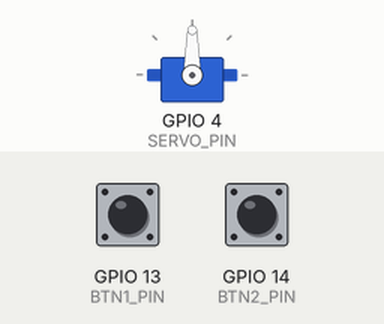
This sketch was run on a simulated ESP32. Shown: servo. The inputs (shaded band) are chosen by the test bench; at power-on: GPIO 13 (BTN1_PIN) HIGH, GPIO 14 (BTN2_PIN) HIGH.

Above: at 1.2 s.
1.3 s: GPIO 13 (BTN1_PIN) pulled LOW for 1 s
At 2.6 s:
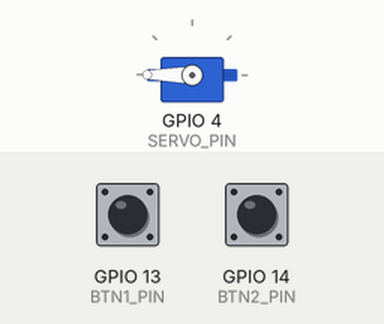
3.8 s: GPIO 14 (BTN2_PIN) pulled LOW for 1 s
At 3.96 s:
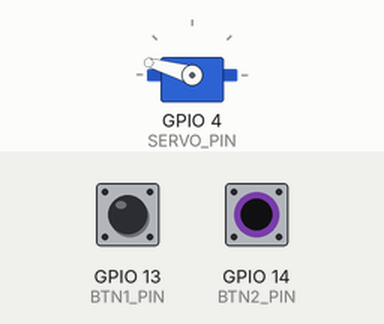
6.3 s: GPIO 14 (BTN2_PIN) pulled LOW for 0.15 s
At 7.2 s:
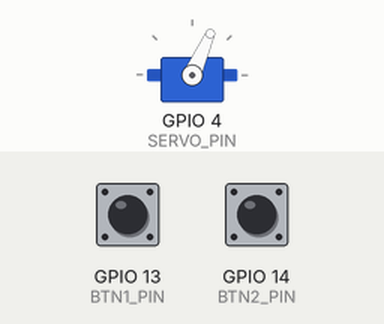
7.9 s: GPIO 14 (BTN2_PIN) pulled LOW for 0.15 s
At 9.1 s:
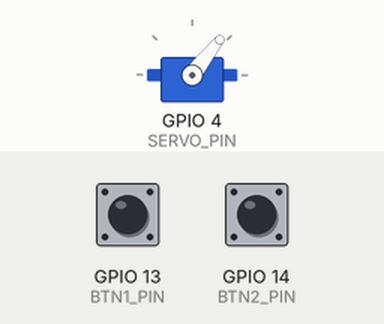
9.5 s: GPIO 13 (BTN1_PIN) pulled LOW for 3.2 s
At 10.27 s:
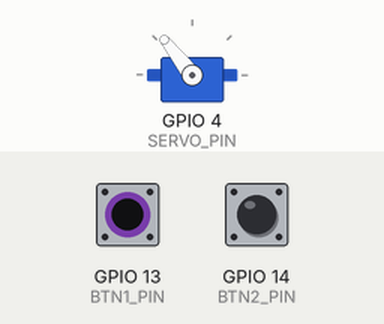
14.2 s: GPIO 14 (BTN2_PIN) pulled LOW for 3.2 s
At 16.8 s:
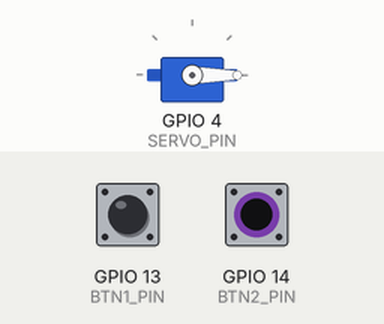
Timing chart, 0 to 18.3 s (numbered marks = the images above; inputs shaded):
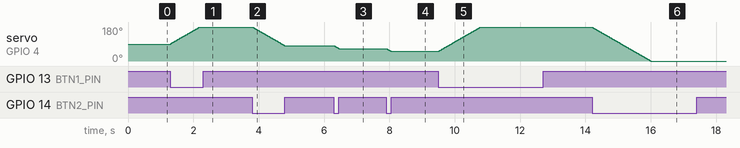

The sketch:

servo_test.ino
```cpp
#include <ESP32Servo.h>

Servo servo;

const int SERVO_PIN = 4;
const int BTN1_PIN  = 13;
const int BTN2_PIN  = 14;

int angle_deg = 90;
int last_sent_deg = -1;

unsigned long last_input_ms = 0;
const unsigned long idle_detach_ms = 1500;  // relax after 1.5 s idle
bool attached_now = false;

void safe_attach() {
  if (!attached_now) {
    servo.setPeriodHertz(50);
    // Start conservative; expand only if needed to reach your endpoints
    servo.attach(SERVO_PIN, 1000, 2000);
    attached_now = true;
  }
}

void safe_detach() {
  if (attached_now) {
    servo.detach();
    attached_now = false;
  }
}

void setup() {
  pinMode(BTN1_PIN, INPUT_PULLUP);
  pinMode(BTN2_PIN, INPUT_PULLUP);
  safe_attach();
  servo.write(angle_deg);
  last_sent_deg = angle_deg;
}

void loop() {
  bool b1 = digitalRead(BTN1_PIN) == LOW;
  bool b2 = digitalRead(BTN2_PIN) == LOW;

  // adjust only on active input
  if (b1 ^ b2) {                // exactly one pressed
    last_input_ms = millis();
    safe_attach();              // ensure attached while moving
    if (b1) angle_deg += 2;
    if (b2) angle_deg -= 2;
    if (angle_deg < 0)   angle_deg = 0;
    if (angle_deg > 180) angle_deg = 180;
  }

  // send command only if changed
  if (attached_now && angle_deg != last_sent_deg) {
    servo.write(angle_deg);
    last_sent_deg = angle_deg;
  }

  // relax after idle to stop holding hum (optional)
  if (attached_now && (millis() - last_input_ms > idle_detach_ms)) {
    safe_detach();
  }

  delay(20); // ~50 Hz scan; OK since we only write on change
}
```

Measured:
- after the input at 1.3 s, servo on GPIO 4 (SERVO_PIN): moves from 90° to 180° over 0.88 s, starting at once
- after the input at 3.8 s, servo on GPIO 4 (SERVO_PIN): moves from 180° to 82° over 0.97 s, starting at once
- after the input at 6.3 s, servo on GPIO 4 (SERVO_PIN): 82° → 66° at once
- after the input at 7.9 s, servo on GPIO 4 (SERVO_PIN): 66° → 52° at once
- after the input at 9.5 s, servo on GPIO 4 (SERVO_PIN): moves from 52° to 180° over 1.3 s, starting at once
- after the input at 14.2 s, servo on GPIO 4 (SERVO_PIN): moves from 180° to 0° over 1.8 s, starting at once
